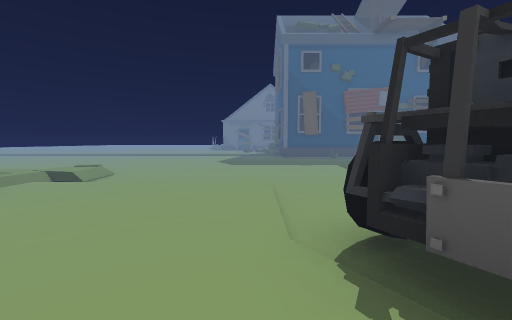
[1] (above)

24 first-person views from a walk through a 3-D level made in the Unity game engine. The camera is 1.3 m above the floor, tilts 4° down and sees 90° across. The floor is counted in squares, 2 m on a side. Each view is taken from the middle of a square. On the plan, view 1 faces up. The plan holds only what a view shows up to about 9 squares ahead; the rest is blank. The place goes on beyond the plan. The player character is not drawn. Some animated figures are not drawn.

[2]
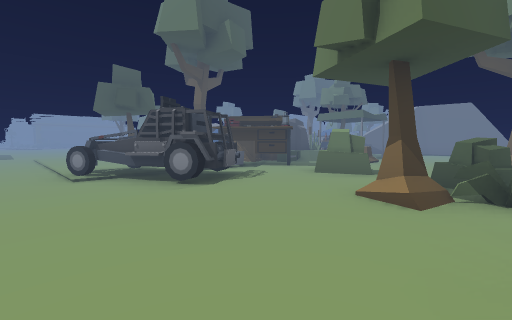

[3]
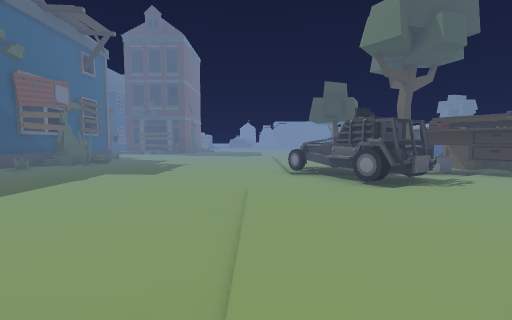

[4]
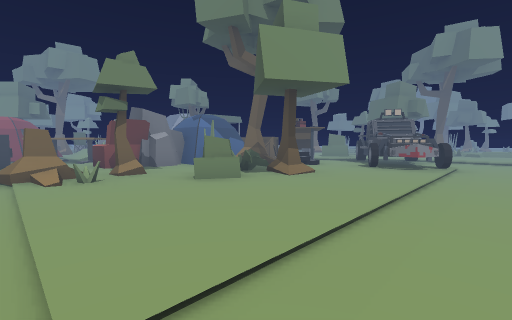

[5]
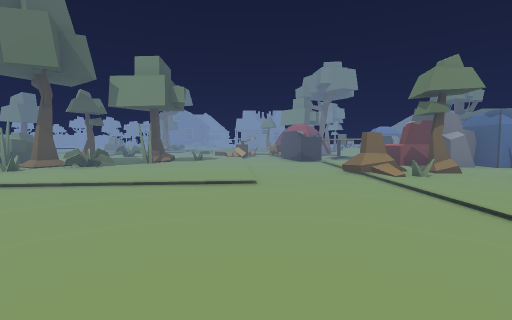

[6]
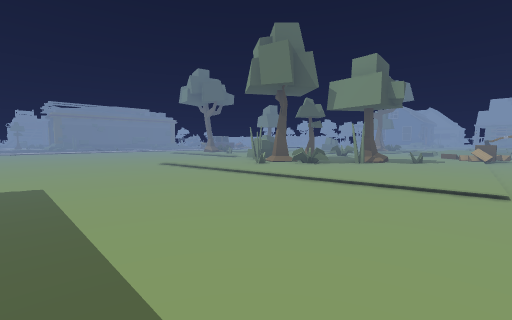

[7]
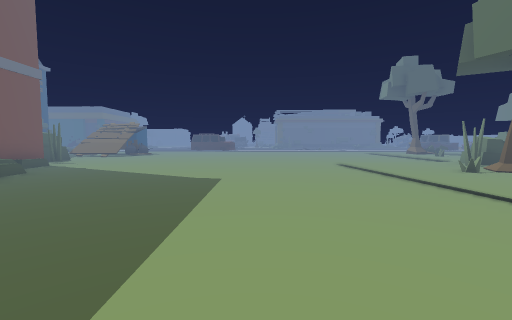

[8]
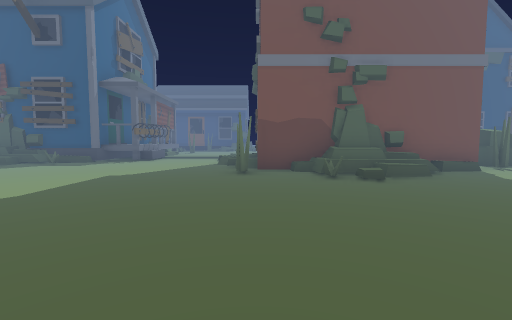

[9]
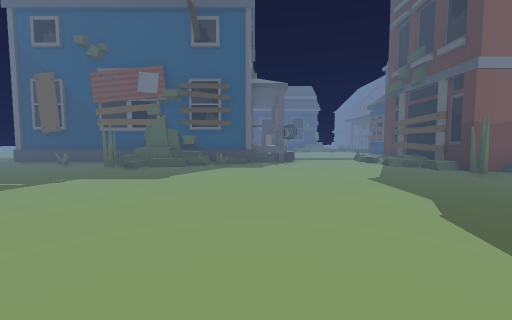

[10]
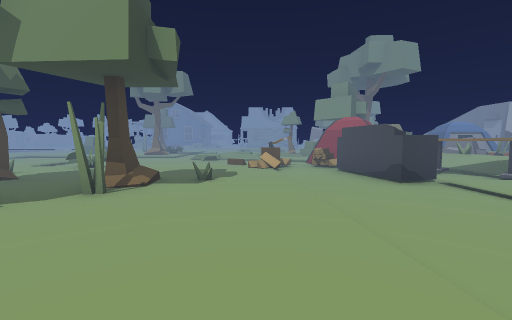

[11]
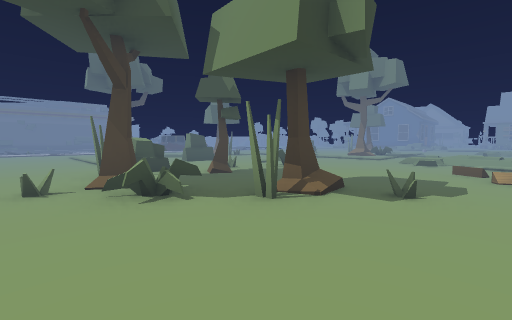

[12]
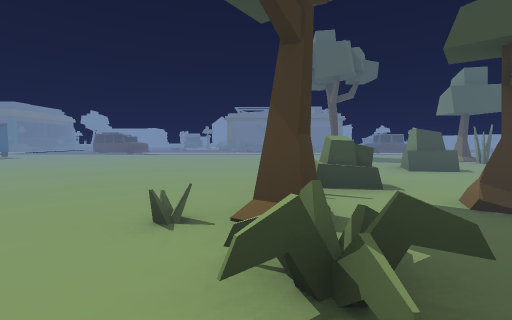

[13]
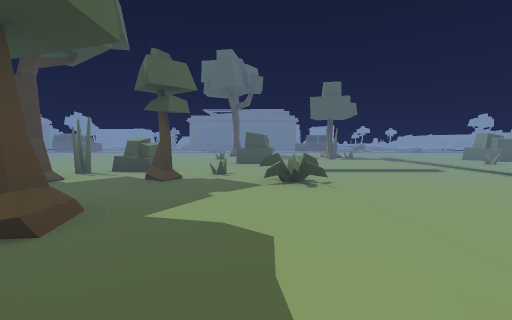

[14]
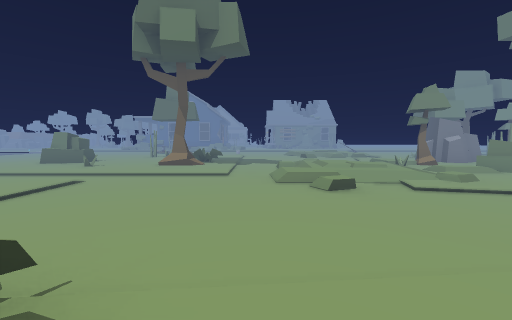

[15]
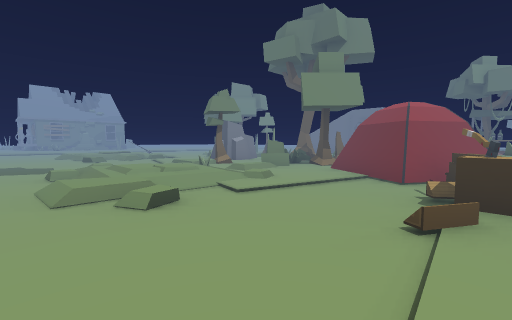

[16]
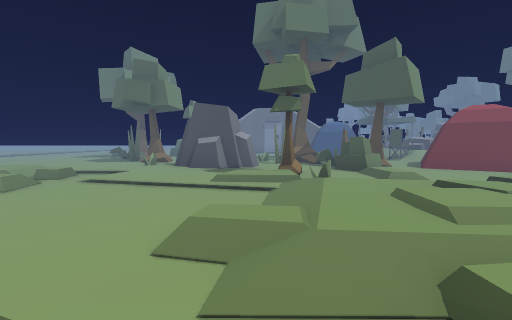

[17]
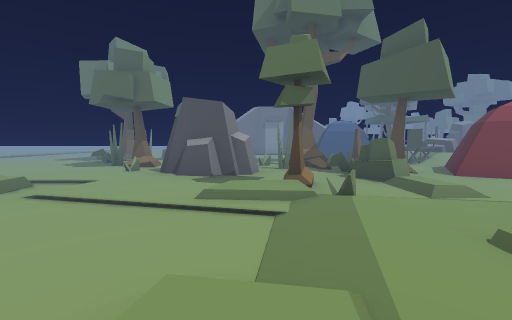

[18]
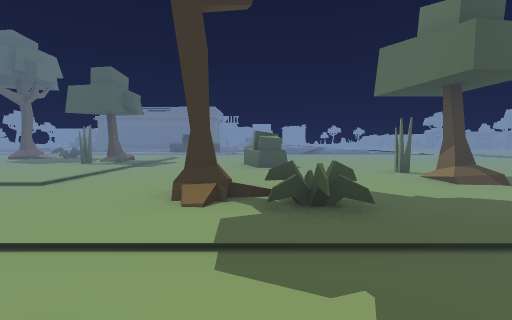

[19]
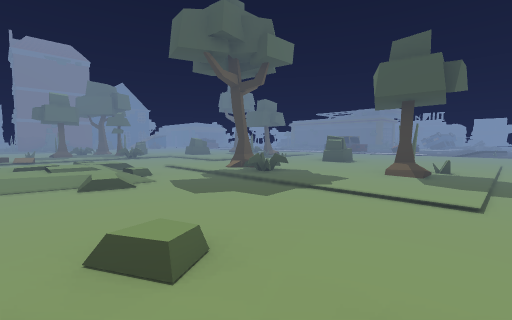

[20]
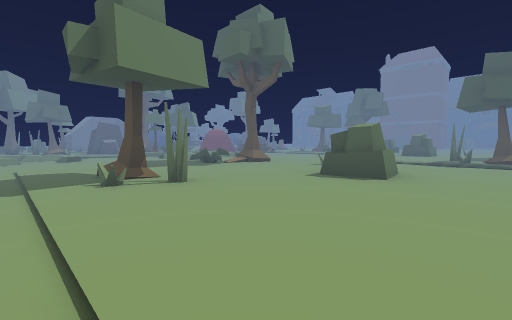

[21]
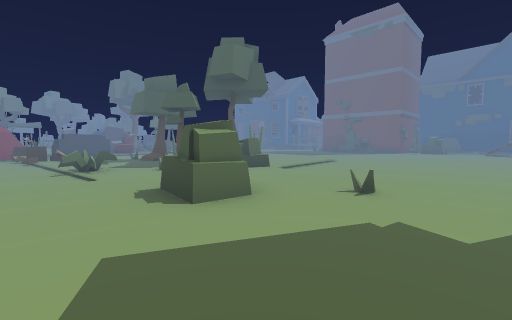

[22]
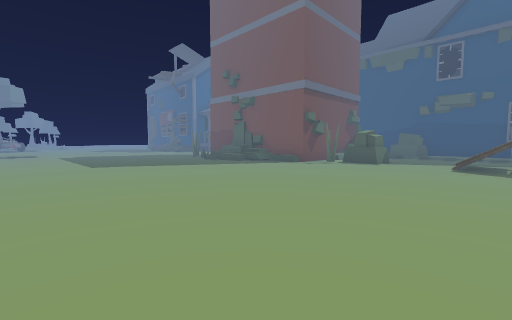

[23]
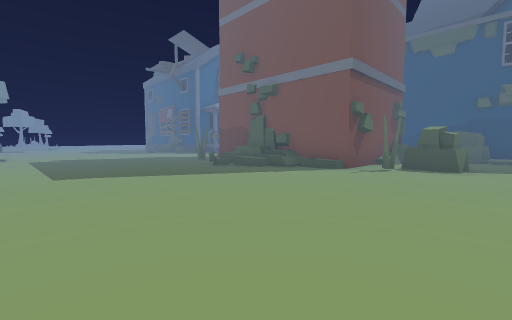

[24]
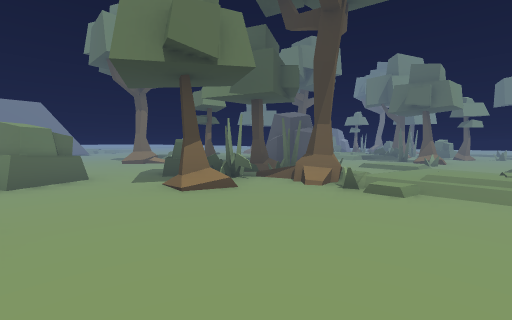

### Floor plan
Key: @ floor where view 1 was taken; # wall or solid block; x gap in a wall; . main floor; : floor 0.25 m higher than the main floor; / step, stairs or slope; = window, fence, low wall or low ledge; ^ raised ledge; v drop or lower ground; W wheel; C crate; T tent; S stump; H chair; F sofa; A axe; P plant; R tree; O other object.
Columns run from 12 left of view 1 to 24 right of it. Each row starts with its distance up from view 1.
 12              #####  ##O../#    #/....
 11              ..#.####..../#    ###.//
 10               ...#......./#    ###./
  9     ......................#######../#
  8     ......................#==#.......
  7      .. .............................
  6         //...........................
  5        ://...........................
  4 =....////............................
  3 #...=.://......W.....................
  2   #/.:./#....W#^W....................
  1   #/...##=#..#W#..#..................
  0       ####..@...=.=^#=...............
 -1       ####x##.## ##=#SS......=.......
 -2         #.....#CCT##........=##......
 -3          .. ..TCCT##H......#=##^.....
 -4          #..O    TT##.....=#.###.....
 -5          ...       =^#F.......=....=.
 -6                    :^#FF./.......#...
 -7                   v= TT=A^...P.......
 -8                   ==.TTT.............
 -9                    HHTTT...........#x
-10                     . T............=.
-11                     R#...:::.........
-12                    =#=##//:/.........
-13                     ##.#=://....=....
-14                     =#//////..=...#..
-15                      ##......==......
-16                     ##...............
-17                     #=././/..../#....
-18                   #=#..///...../=....
-19                   #=...:///..........

Where each view was taken, in squares from view 1:
view 1: 0 up, 0 right, facing up
view 2: 4 up, 3 left, facing down-right
view 3: 4 up, 4 left, facing right
view 4: 4 up, 10 right, facing down-left
view 5: 4 up, 12 right, facing down
view 6: 4 up, 12 right, facing down-right
view 7: 3 up, 12 right, facing right
view 8: 3 up, 14 right, facing up
view 9: 3 up, 9 right, facing up
view 10: 0 up, 13 right, facing down
view 11: 1 down, 13 right, facing down-right
view 12: 2 down, 15 right, facing right
view 13: 6 down, 13 right, facing right
view 14: 6 down, 16 right, facing down
view 15: 7 down, 16 right, facing down-left
view 16: 14 down, 16 right, facing left
view 17: 14 down, 15 right, facing left
view 18: 14 down, 15 right, facing right
view 19: 19 down, 13 right, facing up-right
view 20: 19 down, 24 right, facing up-left
view 21: 8 down, 24 right, facing up-left
view 22: 2 up, 24 right, facing up-left
view 23: 3 up, 22 right, facing up-left
view 24: 4 up, 0 right, facing down-left
